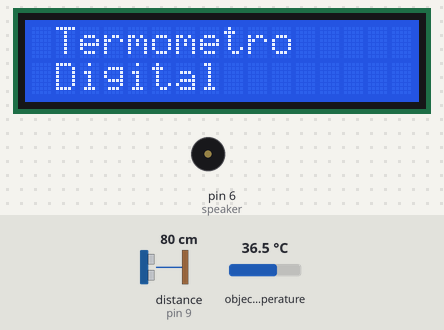
Bench run of a sketch on a simulated Arduino Uno, built with avr-gcc and run on an emulated ATmega328P. Shown: 16×2 character LCD, buzzer (waves = sounding). Wiring (inferred from the names in the program): ultrasonic range finder: trigger pin 10; echo pin 9. The inputs (shaded band) are chosen by the test bench; at power-on: distance to the obstacle (sensor on pin 9) 80 cm, object temperature 36.5 °C. The echo pulse lasts 58.3 µs per cm.

Above: at 0.1 s.
5.3 s: distance to the obstacle (sensor on pin 9) set to 12 cm
6.8 s: distance to the obstacle (sensor on pin 9) set to 9 cm
At 9.6 s:
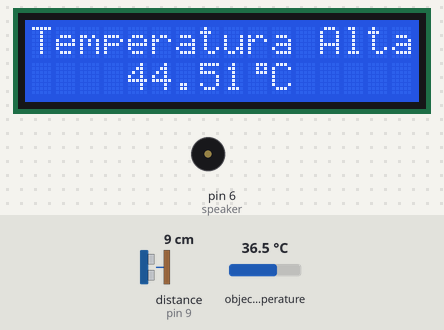
9.8 s: object temperature set to 20 °C
At 12.6 s:
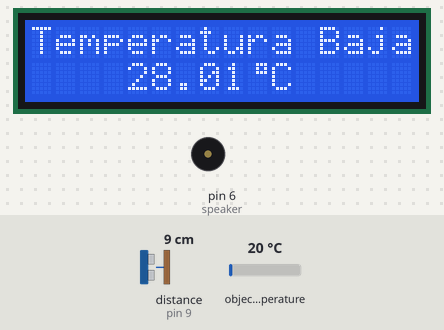
12.8 s: object temperature set to 26 °C
At 14.6 s:
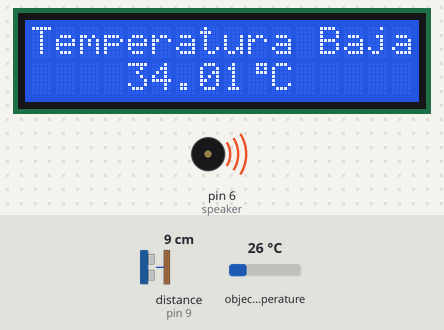
15.8 s: object temperature set to 32 °C
At 17.9 s:
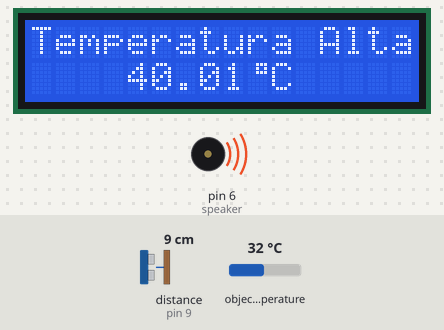
18.8 s: distance to the obstacle (sensor on pin 9) set to 4 cm
20.3 s: distance to the obstacle (sensor on pin 9) set to 2 cm
At 22.9 s:
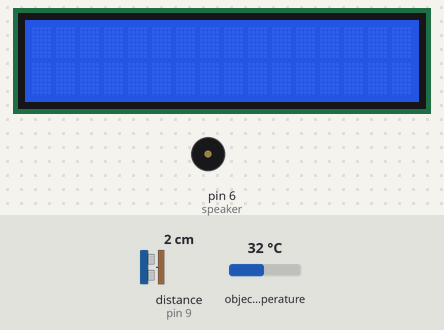
Timing chart, 0 to 24.1 s (numbered marks = the images above; inputs shaded):
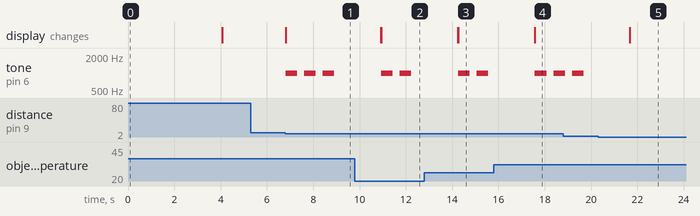

Measured:
- the behaviour switches between 11 and 10 cm on distance to the obstacle (sensor on pin 9) (found by bisection; images 0 and 1)
- the behaviour switches between 3 and 2 cm on distance to the obstacle (sensor on pin 9) (found by bisection; images 4 and 5)
- after the input at 5.3 s, every drawn part: stays the same
- after the input at 6.8 s, tone on pin 6 (speaker): alternates 1000 Hz for 0.50 s and silent for 0.30 s, starting at once; the display: changes at once (image 1)
- after the input at 9.8 s, the display: first differs from a run without the input after 1.1 s (image 2)
- after the input at 12.8 s, the display: first differs from a run without the input after 1.5 s (image 3)
- after the input at 15.8 s, the display: first differs from a run without the input after 1.8 s (image 4)
- after the input at 20.3 s, tone on pin 6 (speaker): stops changing and stays silent

The sketch:

cribTemp.ino
```cpp
// include the library code:
#include <LiquidCrystal.h>
#include <Adafruit_MLX90614.h>

// initialize the library with the numbers of the interface pins
LiquidCrystal lcd(12, 11, 5, 4, 3, 2);

Adafruit_MLX90614 mlx = Adafruit_MLX90614();

const int speaker = 6;
const int echo = 9;
const int trig = 10;

float duration, distance, temperature;

byte degree_symbol[8] =
{

  0b00111,

  0b00101,

  0b00111,

  0b00000,

  0b00000,

  0b00000,

  0b00000,

  0b00000

};

void setup()
{
    mlx.begin();

    pinMode(speaker, OUTPUT);
    pinMode(trig, OUTPUT);
    pinMode(echo, INPUT);

    lcd.begin(16,2);

    lcd.createChar(1, degree_symbol);

    lcd.setCursor(0,0);

    lcd.print(" Termometro ");

    lcd.setCursor(0,1);

    lcd.print(" Digital ");

    delay(4000);

    lcd.clear();

}

void loop()
{
  // Clears the trigPin
    digitalWrite(10, LOW);
    delayMicroseconds(2);

    // Sets the trigPin on HIGH state for 10 micro seconds
    digitalWrite(10, HIGH);
    delayMicroseconds(10);
    digitalWrite(10, LOW);

    // Reads the echoPin, returns the sound wave travel time in microseconds
    duration = pulseIn(9, HIGH, 20000);
    // Calculating the distance
    distance= duration*0.0343/2;
    temperature=mlx.readObjectTempC()+8;

    if (distance > 2.5 && distance <= 10)
    {

        delay(10);

        lcd.clear();

        lcd.setCursor(0,0);

        if (temperature < 35)
        {

          lcd.print("Temperatura Baja");

            lcd.setCursor(4,1);

            lcd.print(temperature);

            lcd.write(1);

            lcd.print("C");

            tone(speaker, 1000);
            delay(500);
            noTone(speaker);
            delay(300);
            tone(speaker, 1000);
            delay(500);
            noTone(speaker);
        }

        else if (temperature > 38)
        {

            lcd.print("Temperatura Alta");

            lcd.setCursor(4,1);

            lcd.print(temperature);

            lcd.write(1);

            lcd.print("C");

            tone(speaker, 1000);
            delay(500);
            noTone(speaker);
            delay(300);
            tone(speaker, 1000);
            delay(500);
            noTone(speaker);
            delay(300);
            tone(speaker, 1000);
            delay(500);
            noTone(speaker);
          }

        else
        {
            lcd.print("Temperatura Normal");

            lcd.setCursor(4,1);

            lcd.print(temperature);

            lcd.write(1);

            lcd.print("C");
            tone(speaker, 1000);
            delay(200);
            noTone(speaker);
        }

        delay(2000);

        lcd.clear();
    }


}
```
